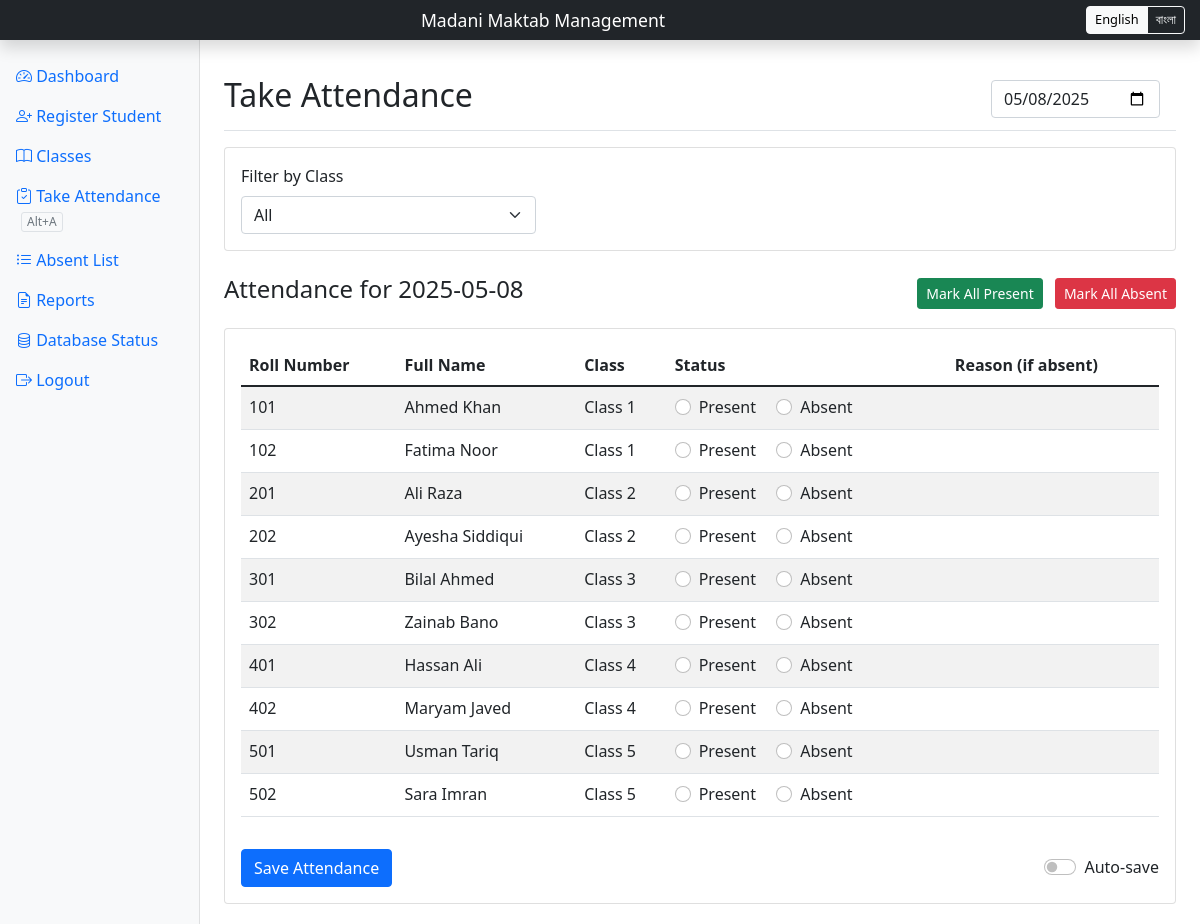
/attendance (signed in), run on an earlier commit of the app's database.
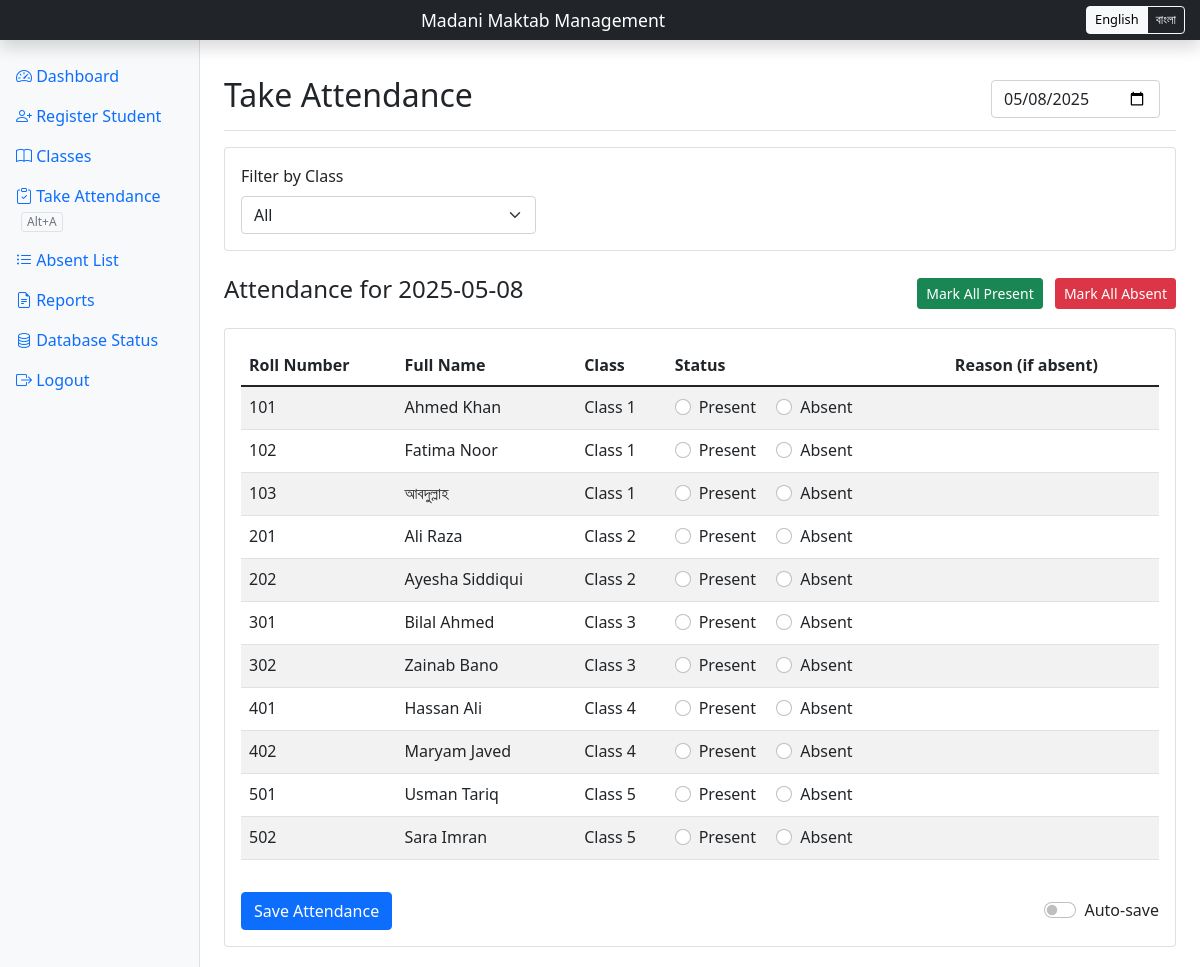
And on a later commit of the database.
### main.py (models this page shows, shortened)
class Student(db.Model):
    id = db.Column(db.Integer, primary_key=True)
    name = db.Column(db.String(100), nullable=False)
    roll_number = db.Column(db.String(20), unique=True, nullable=False)
    class_id = db.Column(db.Integer, db.ForeignKey('class.id'), nullable=False)
    phone = db.Column(db.String(15), nullable=True)
    email = db.Column(db.String(100), nullable=True)
    attendance = db.relationship('Attendance', backref='student', lazy=True)
    class_relation = db.relationship('Class', backref='students', lazy=True)  # Define the relationship

class Class(db.Model):
    id = db.Column(db.Integer, primary_key=True)
    name = db.Column(db.String(50), unique=True, nullable=False)

### main.py (the view, shortened to what this page needs)
@app.route('/attendance', methods=['GET', 'POST'])
@login_required
def attendance():
    selected_date = request.args.get('date', str(date.today()))
    print(f"\n--- Attendance for date: {selected_date} ---")
    copy_previous_attendance(selected_date)
    filter_class = request.args.get('filter_class', '')
    query = Student.query
    if filter_class:
        query = query.filter(Student.class_id == filter_class)
    query = query.order_by(Student.roll_number.asc())
    classes = Class.query.all()
    students = query.all()
    attendance_today = {a.student_id: a for a in Attendance.query.filter_by(date=selected_date).all()}
    missing = len(students) - len([s for s in students if s.id in attendance_today])
    print(f"Students in view: {len(students)}, With attendance records: {len(students) - missing}, Missing records: {missing}")
    return render_template('attendance.html',
                         students=students,
                         attendance_today=attendance_today,
                         selected_date=selected_date,
                         classes=classes,
                         filter_class=filter_class)

### main.py (called while the page is built, shortened)
@login_manager.user_loader
def load_user(user_id):
    return User.query.get(int(user_id))

def copy_previous_attendance(current_date):
    prev_date_record = db.session.query(Attendance.date).filter(Attendance.date < current_date).order_by(Attendance.date.desc()).first()
    if not prev_date_record:
        return  # No previous records, nothing to copy

@app.context_processor
def inject_translations():
    lang = session.get('lang', 'en')
    return {'_': translations[lang]}

### templates/attendance.html (shortened to what the changed rows need)
{% extends "base.html" %}
{% block content %}
<div class="d-flex justify-content-between flex-wrap flex-md-nowrap align-items-center pt-3 pb-2 mb-3 border-bottom">
    <h1 class="h2">{{ _['take_attendance'] }}</h1>
</div>
<form method="POST" id="attendanceForm">
    <div class="card">
        <div class="card-body">
            <div class="table-responsive">
                <table class="table table-striped">
                    <thead>
                        <tr>
                            <th>{{ _['roll_number'] }}</th>
                            <th>{{ _['full_name'] }}</th>
                            <th>{{ _['class'] }}</th>
                            <th>{{ _['status'] }}</th>
                            <th>{{ _['reason_if_absent'] }}</th>
                        </tr>
                    </thead>
                    <tbody>
                        {% for student in students %}
                        <tr>
                            <td>{{ student.roll_number }}</td>
                            <td>{{ student.name }}</td>
                            <td>{{ student.class_relation.name }}</td>
                            <td>
                                <div class="form-check form-check-inline">
                                    <input class="form-check-input status-radio" type="radio"
                                           name="status_{{ student.id }}"
                                           id="present_{{ student.id }}"
                                           value="Present"
                                           onclick="hideReason('{{ student.id }}')">
                                    <label class="form-check-label" for="present_{{ student.id }}">{{ _['present'] }}</label>
                                </div>
                                <div class="form-check form-check-inline">
                                    <input class="form-check-input status-radio" type="radio"
                                           name="status_{{ student.id }}"
                                           id="absent_{{ student.id }}"
                                           value="Absent"
                                           onclick="showReason('{{ student.id }}')">
                                    <label class="form-check-label" for="absent_{{ student.id }}">{{ _['absent'] }}</label>
                                </div>
                            </td>
                            <td>
                            </td>
                        </tr>
                        {% endfor %}
                    </tbody>
                </table>
            </div>
        </div>
    </div>
</form>
{% endblock %}

What changed in the data, as far as the page shows it:
added Student: roll_number "103", name "আবদুল্লাহ", class_relation.name "Class 1", id "☐ Present", present "Present", id "☐ Absent", absent "Absent"
